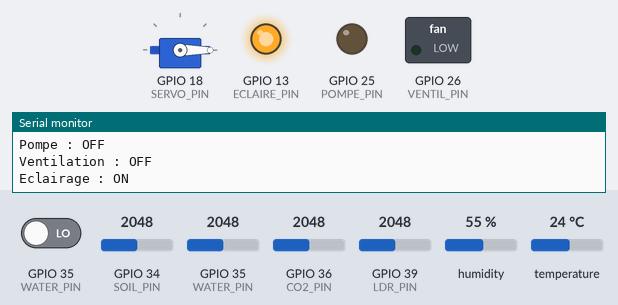
A sketch run on a simulated ESP32. Parts: servo, switched loads named in the sketch (green lamp = pin HIGH), output pins drawn as LEDs (lit = HIGH), the last lines printed to the serial monitor. The inputs (shaded band) are chosen by the test bench; at power-on: temperature 24 °C, GPIO 39 (LDR_PIN) = 2048, GPIO 34 (SOIL_PIN) = 2048, GPIO 35 (WATER_PIN) LOW, GPIO 35 (WATER_PIN) = 2048, GPIO 36 (CO2_PIN) = 2048, humidity 55 %.

Above: at 4.8 s.
4.9 s: temperature set to 27 °C
At 9.2 s:
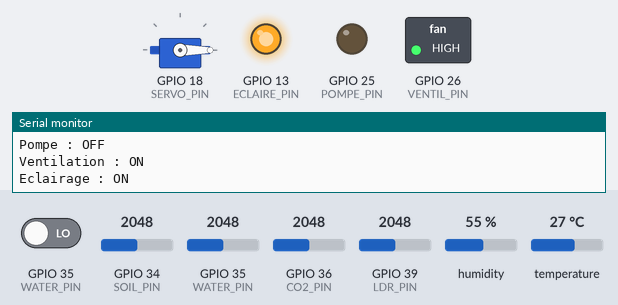
9.9 s: GPIO 39 (LDR_PIN) set to 1303
14.9 s: GPIO 39 (LDR_PIN) set to 1213
At 16.7 s:
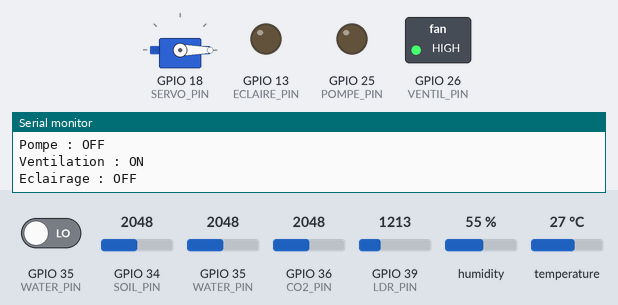
19.9 s: GPIO 34 (SOIL_PIN) set to 2820
24.9 s: GPIO 34 (SOIL_PIN) set to 2932
At 29.5 s:
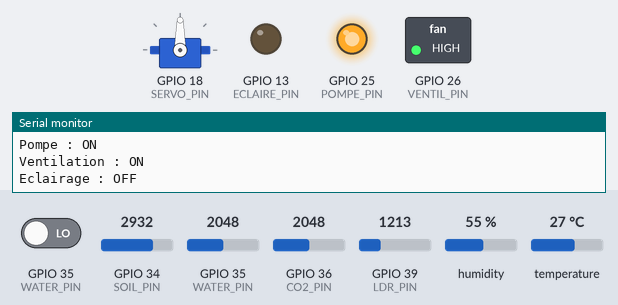
29.9 s: temperature set to 12 °C
At 32.8 s:
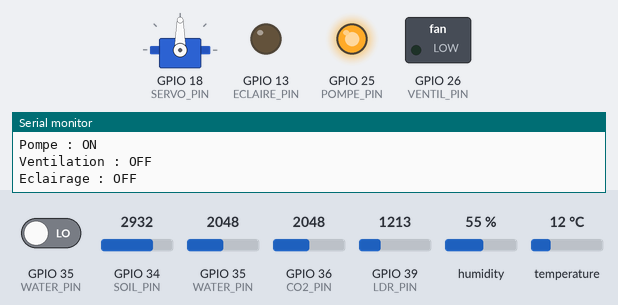
Timing chart, 0 to 34.3 s (numbered marks = the images above; inputs shaded):
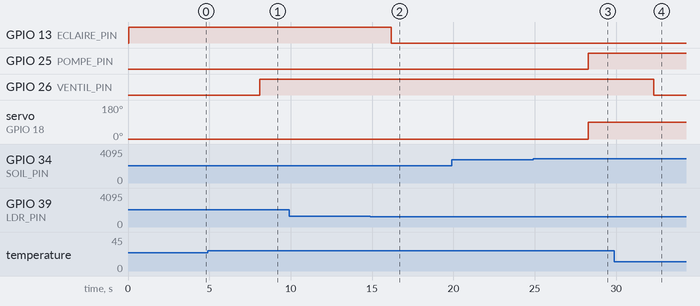

The sketch:

sketch_apr25baba.ino
```cpp
/*
 * ============================================================
 *  AGRICULTURE INTELLIGENTE — ESP32 (VERSION STABLE DEVKIT)
 * ============================================================
 */

#include <DHT.h>
#include <ESP32Servo.h>

// ============================================================
// PINS CAPTEURS (ADC1 = OK AVEC WIFI)
// ============================================================
#define SOIL_PIN   34
#define LDR_PIN    39
#define CO2_PIN    36
#define WATER_PIN  35
#define DHT_PIN    4

// ============================================================
// ACTIONNEURS
// ============================================================
#define POMPE_PIN   25
#define VENTIL_PIN  26
#define ECLAIRE_PIN 13
#define SERVO_PIN   18

// ============================================================
// OBJETS
// ============================================================
#define DHT_TYPE DHT11   // ✅ CORRECTION ICI
DHT dht(DHT_PIN, DHT_TYPE);

Servo servo;

// ============================================================
// SETUP
// ============================================================
void setup() {
  Serial.begin(115200);

  dht.begin();

  pinMode(POMPE_PIN, OUTPUT);
  pinMode(VENTIL_PIN, OUTPUT);
  pinMode(ECLAIRE_PIN, OUTPUT);
  pinMode(WATER_PIN, INPUT);

  servo.attach(SERVO_PIN);
  servo.write(0);

  digitalWrite(POMPE_PIN, LOW);
  digitalWrite(VENTIL_PIN, LOW);
  digitalWrite(ECLAIRE_PIN, LOW);

  Serial.println("=== SYSTEME ESP32 DEMARRE (DHT11) ===");
}

// ============================================================
// LOOP
// ============================================================
void loop() {
  Serial.println("\n--- Nouvelle lecture ---");

  // ================================
  // HUMIDITE SOL
  // ================================
  int sol_brut = analogRead(SOIL_PIN);
  int humidite_sol = map(sol_brut, 4095, 0, 0, 100);

  Serial.print("Humidité sol : ");
  Serial.print(humidite_sol);
  Serial.println(" %");

  // ================================
  // DHT11
  // ================================
  float temperature = dht.readTemperature();
  float humidite_air = dht.readHumidity();

  if (isnan(temperature) || isnan(humidite_air)) {
    Serial.println("❌ Erreur DHT !");
  } else {
    Serial.print("Température : ");
    Serial.print(temperature);
    Serial.println(" °C");

    Serial.print("Humidité air : ");
    Serial.print(humidite_air);
    Serial.println(" %");
  }

  // ================================
  // LUMINOSITE
  // ================================
  int ldr_brut = analogRead(LDR_PIN);
  int luminosite = map(ldr_brut, 0, 4095, 0, 100);

  Serial.print("Luminosité : ");
  Serial.print(luminosite);
  Serial.println(" %");

  // ================================
  // QUALITE AIR
  // ================================
  int gaz_brut = analogRead(CO2_PIN);
  int qualite_air = map(gaz_brut, 0, 4095, 0, 100);

  Serial.print("Qualité air : ");
  Serial.print(qualite_air);
  Serial.println(" %");

  // ================================
  // NIVEAU EAU
  // ================================
  int niveau_eau = digitalRead(WATER_PIN);

  Serial.print("Niveau eau : ");
  Serial.println(niveau_eau ? "OK" : "BAS");

  int eau_brut = analogRead(WATER_PIN);

  // On considère qu'il y a assez d'eau si la valeur dépasse 500
  // (à ajuster selon vos tests, l'air sec = 0)
  bool assez_eau = (eau_brut > 500);

  Serial.print("Niveau eau (brut) : ");
  Serial.print(eau_brut);
  Serial.print(" -> État : ");
  Serial.println(assez_eau ? "OK" : "BAS / VIDE");
  if(assez_eau) niveau_eau = HIGH;

  // ============================================================
  // LOGIQUE AUTOMATIQUE
  // ============================================================

  // POMPE
  if (humidite_sol < 30 && niveau_eau == HIGH) {
    digitalWrite(POMPE_PIN, HIGH);
    servo.write(90);
    Serial.println("Pompe : ON");
  } else {
    digitalWrite(POMPE_PIN, LOW);
    servo.write(0);
    Serial.println("Pompe : OFF");
  }

  // VENTILATION
  if (!isnan(temperature) && temperature > 25) {
    digitalWrite(VENTIL_PIN, HIGH);
    Serial.println("Ventilation : ON");
  } else {
    digitalWrite(VENTIL_PIN, LOW);
    Serial.println("Ventilation : OFF");
  }

  // ECLAIRAGE
  if (luminosite > 30) {
    digitalWrite(ECLAIRE_PIN, HIGH);
    Serial.println("Eclairage : ON");
  } else {
    digitalWrite(ECLAIRE_PIN, LOW);
    Serial.println("Eclairage : OFF");
  }

  delay(4000); // ✅ DHT11 préfère ≥ 2s (on met 4s pour stabilité)
}
```

Measured:
- the behaviour switches between 25 and 26 °C on temperature (found by bisection; images 0 and 1)
- the behaviour switches between 1270 and 1269 on GPIO 39 (LDR_PIN) (found by bisection; images 1 and 2)
- the behaviour switches between 2866 and 2867 on GPIO 34 (SOIL_PIN) (found by bisection; images 2 and 3)
- after the input at 4.9 s, GPIO 26 (VENTIL_PIN): LOW → HIGH after 3.2 s
- after the input at 14.9 s, GPIO 13 (ECLAIRE_PIN): HIGH → LOW after 1.3 s
- after the input at 24.9 s, GPIO 25 (POMPE_PIN): LOW → HIGH after 3.4 s; servo on GPIO 18 (SERVO_PIN): 0° → 90° after 3.4 s
- after the input at 29.9 s, GPIO 26 (VENTIL_PIN): HIGH → LOW after 2.4 s
